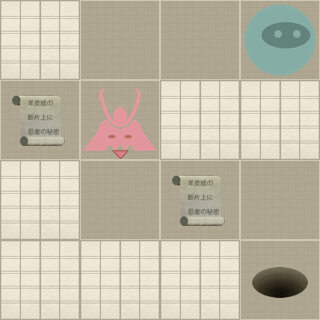

This game map was drawn from its Tiled (.tmx) file and the tilesets committed beside it. A one-line description and the trimmed map source follow:
An orthogonal 4x4 tile map with 80x80 px tiles, 2 tile layers (Level, Actors).

<map version="1.0" orientation="orthogonal" width="4" height="4" tilewidth="80" tileheight="80">
 <properties>
  <property name="moves" value="9" />
 </properties>
 <tileset firstgid="1" name="tiles" tilewidth="80" tileheight="80" spacing="2" margin="2">
  <image source="tiles-hd.png" width="512" height="512" />
  <tile id="0">
   <properties>
    <property name="actor" value="exit" />
   </properties>
  </tile>
  <tile id="2">
   <properties>
    <property name="actor" value="guard" />
    <property name="direction" value="down" />
   </properties>
  </tile>
  <tile id="3">
   <properties>
    <property name="actor" value="guard" />
    <property name="direction" value="left" />
   </properties>
  </tile>
  <tile id="4">
   <properties>
    <property name="actor" value="guard" />
    <property name="direction" value="right" />
   </properties>
  </tile>
  <tile id="5">
   <properties>
    <property name="actor" value="guard" />
    <property name="direction" value="up" />
   </properties>
  </tile>
  <tile id="7">
   <properties>
    <property name="actor" value="player" />
   </properties>
  </tile>
  <tile id="8">
   <properties>
    <property name="actor" value="scroll" />
   </properties>
  </tile>
  <tile id="9">
   <properties>
    <property name="wall" value="1" />
   </properties>
  </tile>
 </tileset>
 <layer name="Level" width="4" height="4">
  <data>[16 cells, 16 non-empty, 2 distinct tile ids]</data>
 </layer>
 <layer name="Actors" width="4" height="4">
  <data>[16 cells, 5 non-empty, 4 distinct tile ids]</data>
 </layer>
</map>
